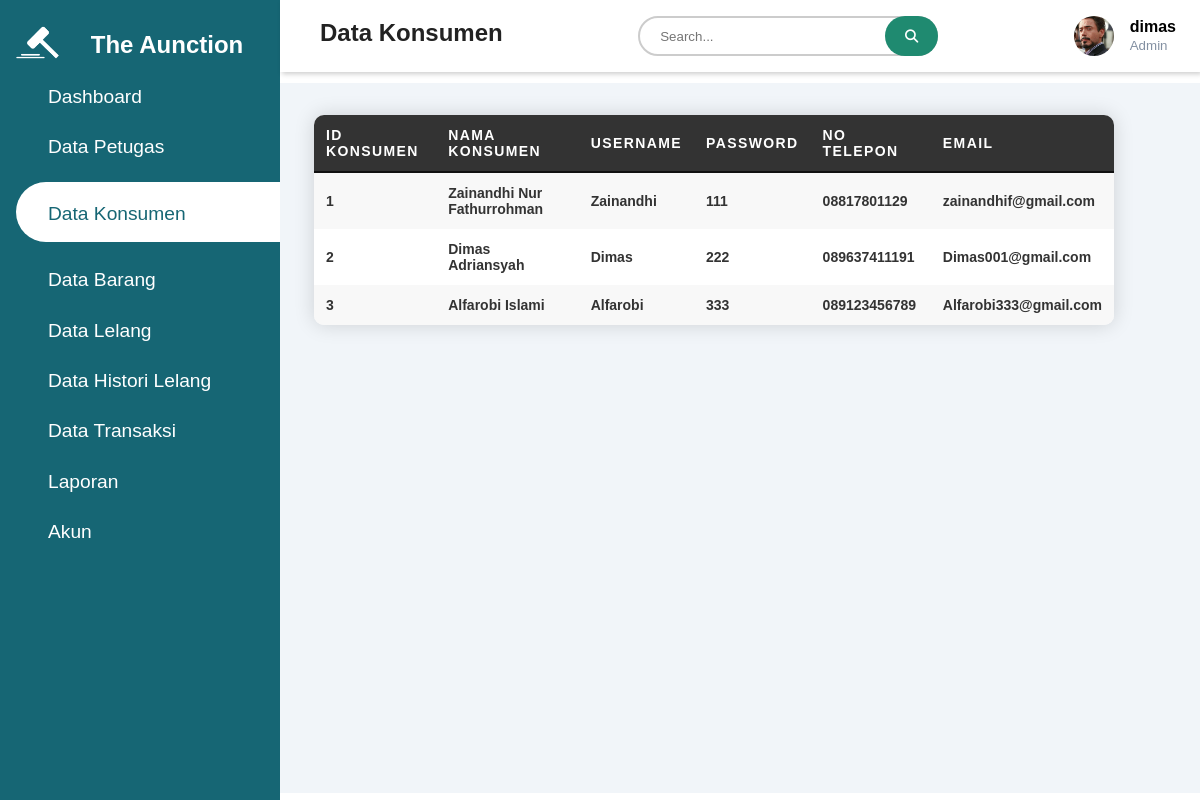
The page /admin/page/datakonsumen.php (signed in) on the database its author committed.
### tables this page shows
CREATE TABLE `tpetugas` (
  `id_petugas` int(11) NOT NULL,
  `nama_petugas` varchar(50) NOT NULL,
  `username` varchar(25) NOT NULL,
  `password` varchar(25) NOT NULL,
  `id_level` int(11) NOT NULL,
  `gambar` varchar(50) NOT NULL
);

CREATE TABLE `tkonsumen` (
  `id_user` int(11) NOT NULL,
  `nama_lengkap` varchar(50) NOT NULL,
  `username` varchar(25) NOT NULL,
  `password` varchar(25) NOT NULL,
  `telp` varchar(15) NOT NULL,
  `email` varchar(50) NOT NULL,
  `gambar` varchar(50) NOT NULL
);

### admin/page/datakonsumen.php (the view, shortened to what this page needs)
<?php
require '../../php/koneksi.php';
if (isset($_SESSION['login'])) {
    $id_petugas = $_SESSION['id_petugas'];
    $query = "SELECT * FROM tpetugas WHERE id_petugas='$id_petugas'";
    $a = mysqli_query($koneksi, $query);
    $data = mysqli_fetch_array($a);
} else {
    header("location:../../php/page/loginpetugas.php");
}
?>
<!DOCTYPE html>
<html lang="en">
<head>
    <link rel="stylesheet"
        href="https://maxst.icons8.com/vue-static/landings/line-awesome/line-awesome/1.3.0/css/line-awesome.min.css">
    <link rel="stylesheet" href="https://cdnjs.cloudflare.com/ajax/libs/font-awesome/6.4.0/css/all.min.css"
 />
    <link rel="stylesheet" href="../../assets/css/test.css">
</head>
<body>
    <div class="sidebar">
        <div class="sidebar-brand">
            <h1>
                <img src="../../assets/img/LELANG6.png" alt="" width="70px" height="70px">
                <h2>The Aunction</h2>
            </h1>
        </div>
        <div class="sidebar-menu">
            <ul>
                <li>
                    <a href="dashboard.php"><span class="las la-igloo"></span>
                        <span>Dashboard</span></a>
                </li>
            </ul>
            <ul>
                <li>
                    <a href="datapetugas.php"><span class="las la-users"></span>
                        <span>Data Petugas</span></a>
                </li>
            </ul>
            <ul>
                <li>
                    <a href="datakonsumen.php" class="active"><span class="las la-users"></span>
                        <span>Data Konsumen</span></a>
                </li>
            </ul>
            <ul>
                <li>
                    <a href="databarang.php"><span class="las la-clipboard-list"></span>
                        <span>Data Barang</span></a>
                </li>
            </ul>
            <ul>
                <li>
                    <a href="datalelang.php"><span class="las la-clipboard-list"></span>
                        <span>Data Lelang</span></a>
                </li>
            </ul>
            <ul>
                <li>
                    <a href="datahistorilelang.php"><span class="las la-clipboard-list"></span>
                        <span>Data Histori Lelang</span></a>
                </li>
            </ul>
            <ul>
                <li>
                    <a href="datatransaksi.php"><span class="las la-clipboard-list"></span>
                        <span>Data Transaksi</span></a>
                </li>
            </ul>
            <ul>
                <li>
                    <a href="laporan.php"><span class="las la-clipboard-list"></span>
                        <span>Laporan</span></a>
                </li>
            </ul>
            <ul>
                <li>
                    <a href="akun.php"><span class="las la-user-circle"></span>
                        <span>Akun</span></a>
                </li>
            </ul>
        </div>
    </div>
    <div class="main-content">
        <header>
            <h2>
                <label for="nav-toggle">
                    <span class="las la-bars"></span>
                </label>
                Data Konsumen
            </h2>
            <div class="search-box">
                <form action="" method="POST">
                    <input type="text" name="search" placeholder="Search...">
                    <button type="submit" name="submit-search"><i class="fa fa-search"></i></button>
                </form>
            </div>
            <div class="user-wrapper">
                <img src="../../assets/img/<?= $data['gambar'] ?>" width="40px" height="40px" alt="">
                <div>
                    <h4>
                        <?= $data['username'] ?>
                    </h4>
                    <small>Admin</small>
                </div>
            </div>
        </header>
        <main>
            <table>
                <tr>
                    <th>Id Konsumen</th>
                    <th>Nama Konsumen</th>
                    <th>Username</th>
                    <th>Password</th>
                    <th>No Telepon</th>
                    <th>Email</th>
                </tr>
                <?php
                include '../../php/koneksi.php';
                if (!isset($_POST['submit-search'])) {
                    $data = mysqli_query($koneksi, "SELECT * FROM tkonsumen");
                } else if (isset($_POST['submit-search'])) {
                    $key = htmlspecialchars($_POST['search']);
                    $data = mysqli_query($koneksi, "SELECT * FROM tkonsumen WHERE nama_lengkap LIKE '%$key%' OR username LIKE '%$key%'");
                }
                while ($d = mysqli_fetch_array($data)) {
                    ?>
                    <tr>
                        <td>
                            <?= $d['id_user']; ?>
                        </td>
                        <td>
                            <?= $d['nama_lengkap']; ?>
                        </td>
                        <td>
                            <?= $d['username']; ?>
                        </td>
                        <td>
                            <?= $d['password']; ?>
                        </td>
                        <td>
                            <?= $d['telp']; ?>
                        </td>
                        <td>
                            <?= $d['email']; ?>
                        </td>
                    </tr>
                    <?php
                }
                ?>
            </table>
        </main>
    </div>
</body>
</html>

### assets/css/test.css (style rules this page uses)
:root { --main-color: #166674; --color-dark: #1D2231; --text-grey: #8390A2; }
* { padding: 0; margin: 0; box-sizing: border-box; list-style-type: none; text-decoration: none; font-family: 'Poppins', sans-serif; }
.sidebar { width: 280px; position: fixed; left: 0; top: 0; height: 100%; background: var(--main-color); z-index: 100%; transition: widht 300ms; overflow: hidden; }
.sidebar-brand { height: 55px; padding-left: 1rem 0rem 1rem 2rem; display: flex; margin-top: 10px; }
.sidebar-brand h1 img { padding-left: 5px; width: 70px; height: auto; }
.sidebar-brand h2 { padding: 1.3rem; color: #fff; }
.sidebar-menu { margin-top: 1rem; }
.sidebar-menu li { width: 100%; margin-bottom: 1.4rem; padding-left: 1rem; }
.sidebar-menu a { padding-left: 1rem; display: block; color: #fff; font-size: 1.2rem; }
.sidebar-menu a.active { background: #fff; padding-top: 1rem; padding-bottom: 1rem; color: var(--main-color); border-radius: 30px 0px 0px 30px; transition: 3s; }
.sidebar-menu a span:first-child { font-size: 1.5rem; padding-right: 1rem; }
.main-content { margin-left: 280px; }
header { background: #fff; display: flex; justify-content: space-between; padding: 1rem 1.5rem; box-shadow: 2px 2px 5px rgba(0, 0, 0, 0.2); position: fixed; left: 280px; width: calc(100% - 280px); top: 0; z-index: 100; transition: left 300ms; }
header h2 { color: #222; }
header label span { font-size: 1.7rem; padding-right: 1rem; }
.search-box { position: relative; width: 300px; height: 40px; }
.search-box input[type="text"] { width: 300px; height: 40px; padding: 10px 20px; box-sizing: border-box; border: none; border: 2px solid #ccc; border-radius: 20px; }
.search-box button[type="submit"] { position: absolute; right: 0; height: 40px; padding: 12px 20px; background-color: #1F8A70; color: white; border: none; border-radius: 20px; cursor: pointer; }
.user-wrapper { display: flex; align-items: center; }
.user-wrapper img { border-radius: 50%; margin-right: 1rem; object-fit: cover; }
.user-wrapper h4 { margin-bottom: 0rem !important; }
.user-wrapper small { display: inline-block; color: var(--text-grey); }
main { margin-top: 65px; padding: 2rem 1.5rem; background: #f1f5f9; min-height: calc(100vh - 90px); width: 100%; position: relative; }
#table-transaksi th, td { padding: 12px; text-align: left; vertical-align: middle; font-weight: bold; }
table { border-collapse: collapse; width: 100%; max-width: 800px; margin-left: 10px; background-color: #fff; color: #333; font-size: 14px; font-weight: 400; text-align: left; border-radius: 10px; overflow: hidden; box-shadow: 0 0 20px rgba(0, 0, 0, 0.15); }
th, td { padding: 12px; text-align: left; vertical-align: middle; }
th { background-color: #333; color: #fff; font-weight: 600; text-transform: uppercase; letter-spacing: 0.1em; border-bottom: 2px solid #111; }
tr:nth-child(even) { background-color: #f8f8f8; }

### rows shown on the page
tpetugas: gambar (picture), username "dimas"
tkonsumen: id_user "1", nama_lengkap "Zainandhi Nur Fathurrohman", username "Zainandhi", password "111", telp "08817801129", email "zainandhif@gmail.com"
tkonsumen: id_user "2", nama_lengkap "Dimas Adriansyah", username "Dimas", password "222", telp "089637411191", email "Dimas001@gmail.com"
tkonsumen: id_user "3", nama_lengkap "Alfarobi Islami", username "Alfarobi", password "333", telp "089123456789", email "Alfarobi333@gmail.com"
